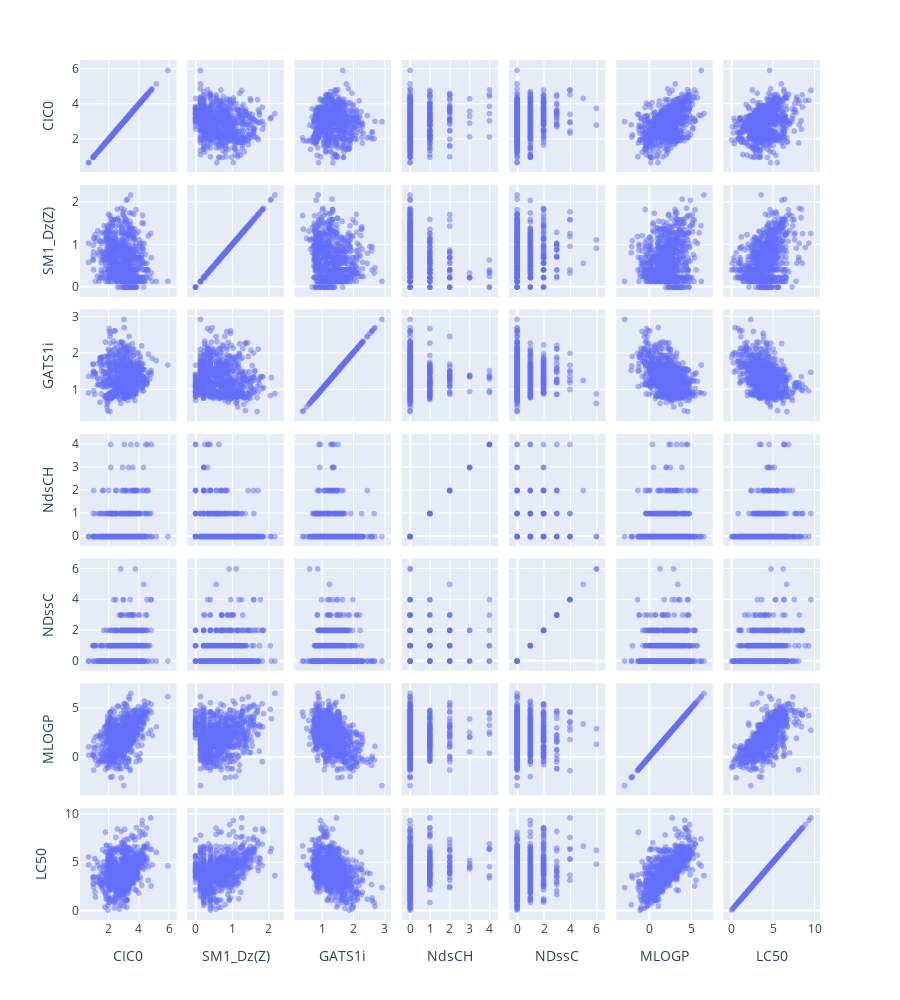

This figure's notebook cell:
### Markdown cell above
### The scatter matrix below shows a clear positive relationship between LC50 and MLOGP. There may also be a positive relationship between LC50 and CICO

### Code cell
# df.iloc[:,:3].scatter_matrix(dimensions = list(df.columns)[:3])

px.scatter_matrix(df, opacity=0.5, height = 1000)
# fig = go.Figure(data=go.Splom(
#         dimensions={}
#     ))

### Figure 1 — Plotly figure (JSON) as saved in the notebook; plotly's stock layout.template omitted (floating-point values rounded to 4 significant figures; data arrays with more than 128 entries replaced by an {"elided": "..."} marker saying what was removed)
{"data": [{"dimensions": [{"axis": {"matches": true}, "label": "CIC0", "values": {"elided": "908 float values"}}, {"axis": {"matches": true}, "label": "SM1_Dz(Z)", "values": {"elided": "908 float values"}}, {"axis": {"matches": true}, "label": "GATS1i", "values": {"elided": "908 float values"}}, {"axis": {"matches": true}, "label": "NdsCH", "values": {"elided": "908 int values"}}, {"axis": {"matches": true}, "label": "NDssC", "values": {"elided": "908 int values"}}, {"axis": {"matches": true}, "label": "MLOGP", "values": {"elided": "908 float values"}}, {"axis": {"matches": true}, "label": "LC50", "values": {"elided": "908 float values"}}], "hoverlabel": {"namelength": 0}, "hovertemplate": "%{xaxis.title.text}=%{x}<br>%{yaxis.title.text}=%{y}", "legendgroup": "", "marker": {"color": "#636efa", "opacity": 0.5, "symbol": "circle"}, "name": "", "showlegend": false, "type": "splom"}], "layout": {"dragmode": "select", "height": 1000, "legend": {"tracegroupgap": 0}, "margin": {"t": 60}}}
